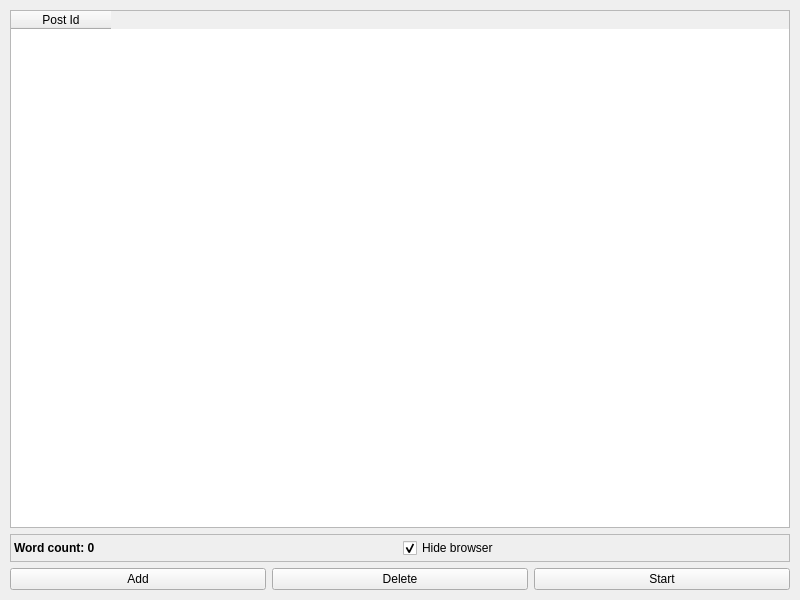
<?xml version="1.0" encoding="UTF-8"?>
<ui version="4.0">
 <class>MainWindow</class>
 <widget class="QMainWindow" name="MainWindow">
  <property name="geometry">
   <rect>
    <x>0</x>
    <y>0</y>
    <width>800</width>
    <height>600</height>
   </rect>
  </property>
  <property name="windowTitle">
   <string>FBC Crawler</string>
  </property>
  <property name="windowIcon">
   <iconset>
    <normaloff>icon.png</normaloff>icon.png</iconset>
  </property>
  <property name="styleSheet">
   <string notr="true">QLabel {
	font-weight: bold;
}</string>
  </property>
  <widget class="QWidget" name="centralwidget">
   <layout class="QVBoxLayout" name="verticalLayout">
    <property name="leftMargin">
     <number>10</number>
    </property>
    <property name="topMargin">
     <number>10</number>
    </property>
    <property name="rightMargin">
     <number>10</number>
    </property>
    <property name="bottomMargin">
     <number>10</number>
    </property>
    <item>
     <widget class="QTableWidget" name="tblw_posts">
      <column>
       <property name="text">
        <string>Post Id</string>
       </property>
      </column>
     </widget>
    </item>
    <item>
     <widget class="QFrame" name="frame">
      <property name="frameShape">
       <enum>QFrame::StyledPanel</enum>
      </property>
      <property name="frameShadow">
       <enum>QFrame::Raised</enum>
      </property>
      <layout class="QVBoxLayout" name="verticalLayout_2">
       <property name="leftMargin">
        <number>3</number>
       </property>
       <property name="topMargin">
        <number>3</number>
       </property>
       <property name="rightMargin">
        <number>3</number>
       </property>
       <property name="bottomMargin">
        <number>3</number>
       </property>
       <item>
        <layout class="QHBoxLayout" name="horizontalLayout">
         <property name="bottomMargin">
          <number>0</number>
         </property>
         <item>
          <widget class="QLabel" name="lbl_wcount">
           <property name="text">
            <string>Word count: 0</string>
           </property>
          </widget>
         </item>
         <item>
          <widget class="QCheckBox" name="cb_hide_browser">
           <property name="text">
            <string>Hide browser</string>
           </property>
           <property name="checked">
            <bool>true</bool>
           </property>
          </widget>
         </item>
        </layout>
       </item>
      </layout>
     </widget>
    </item>
    <item>
     <layout class="QHBoxLayout" name="horizontalLayout_2">
      <property name="bottomMargin">
       <number>0</number>
      </property>
      <item>
       <widget class="QPushButton" name="btn_add">
        <property name="text">
         <string>Add</string>
        </property>
       </widget>
      </item>
      <item>
       <widget class="QPushButton" name="btn_delete">
        <property name="text">
         <string>Delete</string>
        </property>
       </widget>
      </item>
      <item>
       <widget class="QPushButton" name="btn_start">
        <property name="text">
         <string>Start</string>
        </property>
       </widget>
      </item>
     </layout>
    </item>
   </layout>
  </widget>
 </widget>
 <resources/>
 <connections/>
</ui>
